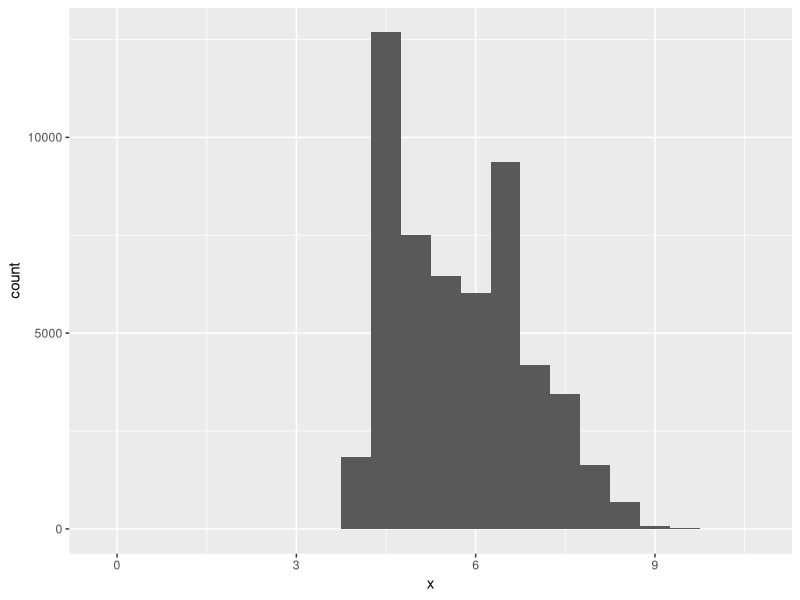
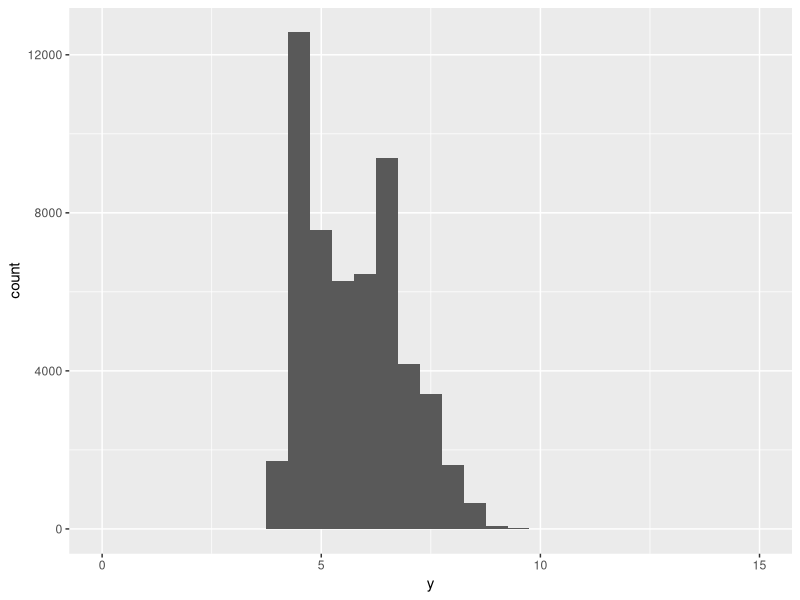
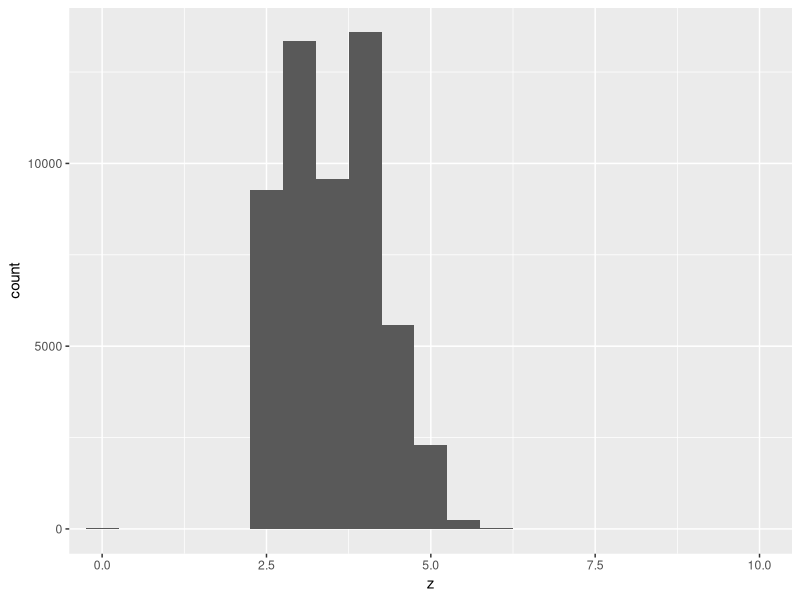
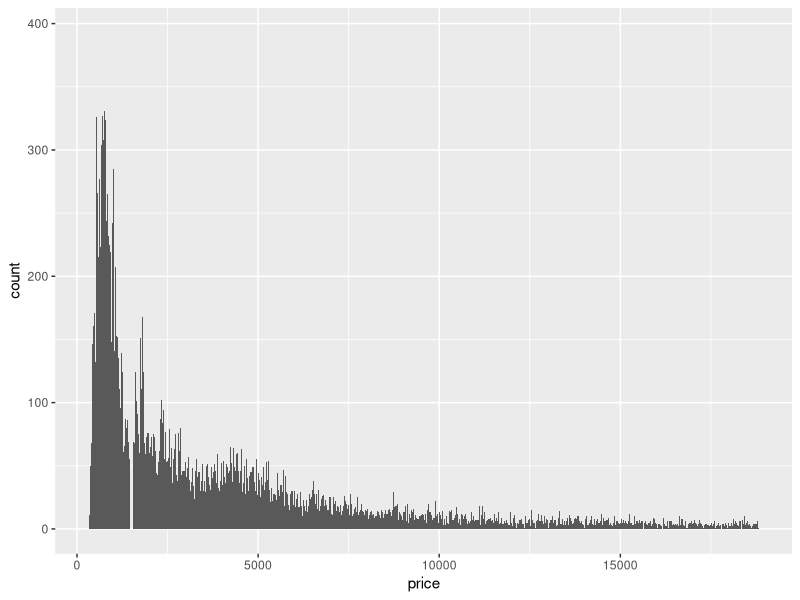
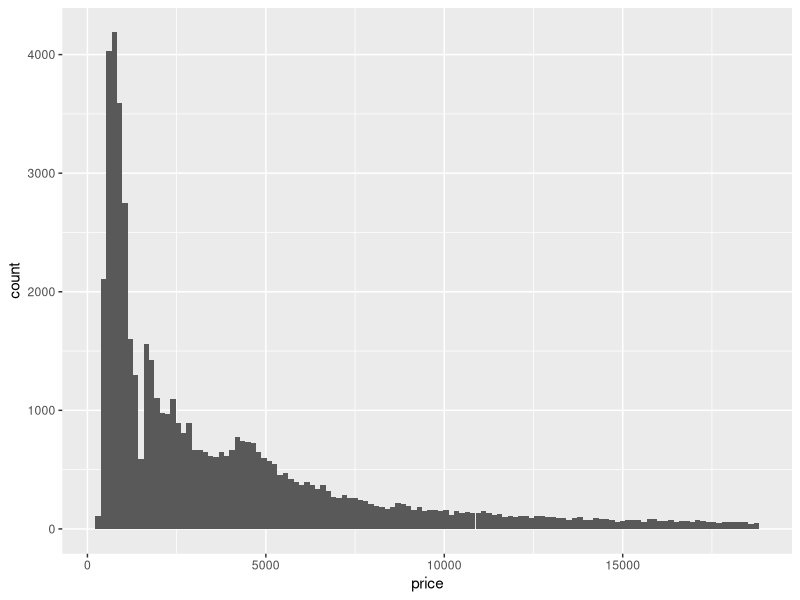

Write the R code that produced these figures, in order.
## ---- chunk 1
library(tidyverse)
#examining the distribution of x, y, z
ggplot(data = diamonds) + geom_histogram(mapping = aes(x), binwidth = 0.5)
ggplot(data = diamonds) + geom_histogram(mapping = aes(y), binwidth = 0.5) + 
  coord_cartesian(xlim = c(0, 15))
ggplot(data = diamonds) + geom_histogram(mapping = aes(z), binwidth = 0.5) +
  coord_cartesian(xlim = c(0,10))

#I learnt that there are some outliers in y and z by the evidence of the unusually wide limits on the x-axis. Based on the distribution of x, y, z without outliers, we can say x, y are the length and width of diamonds, and z is the depth of diamonds.

## ---- chunk 2
#small value for binwidth
ggplot(data = diamonds) + 
  geom_histogram(mapping = aes(x = price), binwidth = 10)

#try a wide range of values
ggplot(data = diamonds) + 
  geom_histogram(mapping = aes(x = price), binwidth = 150)

#The distribution of price is very positively skewed. It looks like there is a lower bound for the price of diamonds based on the distribution of price.
## ---- chunk 3
carat_0.99 <- diamonds %>%
  filter(carat == 0.99)
count(carat_0.99)

carat_1 <- diamonds %>%
  filter(carat == 1)
count(carat_1)

#there are 23 diamonds that are 0.99 carat, and 1558 diamonds that are 1 carat
## ---- chunk 4

## ---- chunk 5

## ---- chunk 6

## ---- chunk 7

## ---- chunk 8

## ---- chunk 9

## ---- chunk 10

## ---- chunk 11

## ---- chunk 12

## ---- chunk 13

